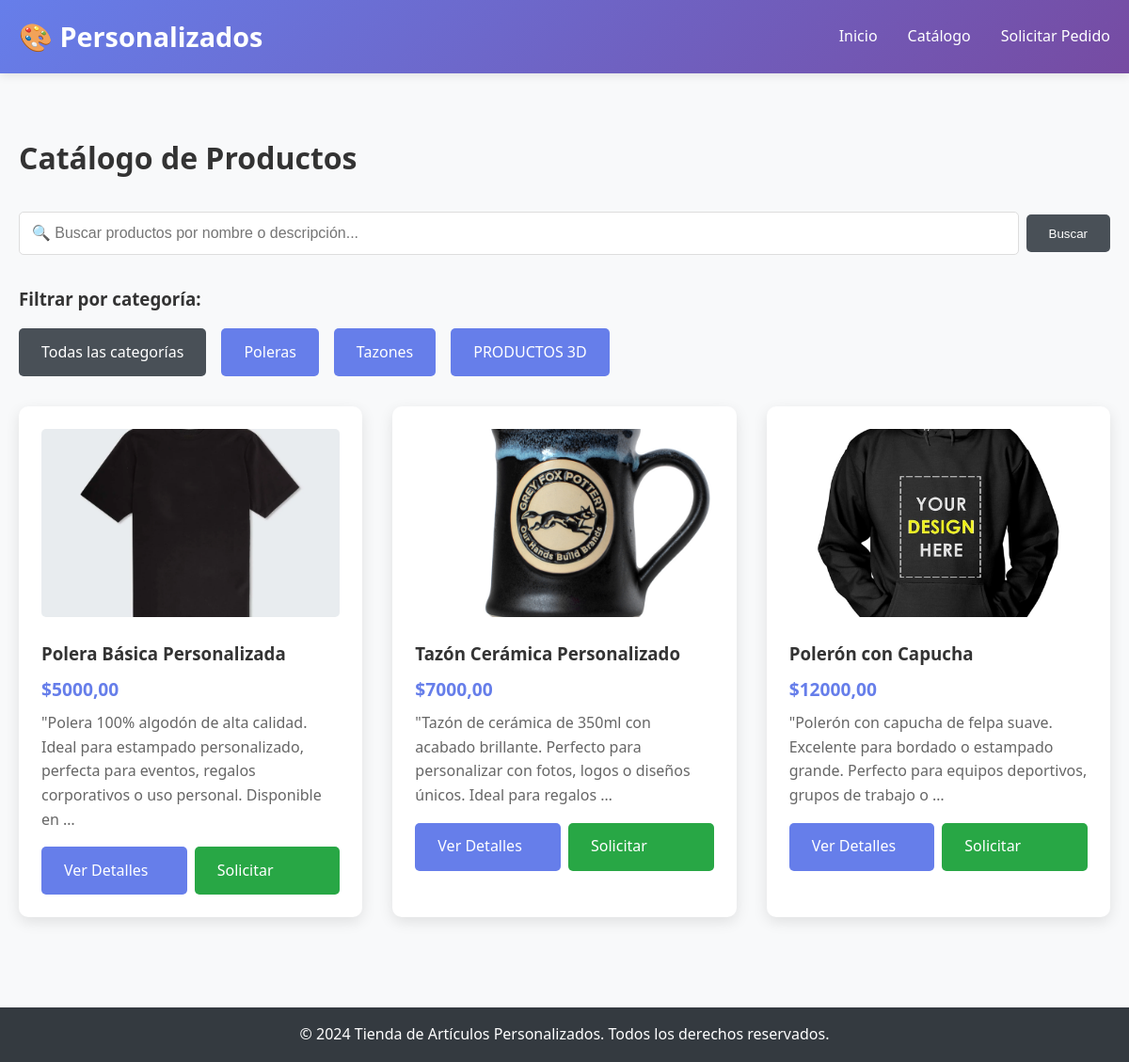
Screenshot of /catalogo/ with the database file from the repository.
### tienda/models.py (models this page shows, shortened)
class Categoria(models.Model):
    nombre = models.CharField(max_length=100)
    descripcion = models.TextField(blank=True)
    class Meta:
        verbose_name = "Categoría"
        verbose_name_plural = "Categorías"

class Producto(models.Model):
    nombre = models.CharField(max_length=200)
    descripcion = models.TextField()
    categoria = models.ForeignKey(Categoria, on_delete=models.CASCADE)
    precio_base = models.DecimalField(max_digits=10, decimal_places=2)
    activo = models.BooleanField(default=True)
    imagen_1 = models.ImageField(upload_to='productos/', blank=True, null=True)
    imagen_2 = models.ImageField(upload_to='productos/', blank=True, null=True)
    imagen_3 = models.ImageField(upload_to='productos/', blank=True, null=True)
    class Meta:
        verbose_name = "Producto"
        verbose_name_plural = "Productos"

### tienda/views.py (the view)
# urls.py: path('catalogo/', views.catalogo, name='catalogo'),
def catalogo(request):
    productos = Producto.objects.filter(activo=True)
    categoria_id = request.GET.get('categoria')
    busqueda = request.GET.get('q')
    if categoria_id:
        productos = productos.filter(categoria_id=categoria_id)
    if busqueda:
        productos = productos.filter(
            Q(nombre__icontains=busqueda) |
            Q(descripcion__icontains=busqueda)
        )
    categorias = Categoria.objects.all()
    return render(request, 'tienda/catalogo.html', {
        'productos': productos,
        'categorias': categorias,
        'categoria_actual': categoria_id,
        'busqueda': busqueda
    })

### templates/tienda/catalogo.html (shortened to what this page needs)
{% extends 'tienda/base.html' %}
{% block content %}
<h1 style="margin-bottom: 2rem;">Catálogo de Productos</h1>
<form method="get" style="margin-bottom: 2rem; display: flex; gap: 0.5rem; align-items: center;">
    <input type="text"
           name="q"
           placeholder="🔍 Buscar productos por nombre o descripción..."
           value="{{ busqueda|default:'' }}"
           style="flex: 1; padding: 0.8rem; border: 1px solid #ddd; border-radius: 5px; font-size: 1rem;">
    <button type="submit"
            class="btn"
            style="padding: 0.8rem 1.5rem; background: #495057; border: none;">
        Buscar
    </button>
</form>
<div style="margin-bottom: 2rem;">
    <h3>Filtrar por categoría:</h3>
    <div style="display: flex; gap: 1rem; flex-wrap: wrap; margin-top: 1rem;">
        <a href="{% url 'tienda:catalogo' %}{% if busqueda %}?q={{ busqueda }}{% endif %}"
           class="btn"
           style="background: {% if not categoria_actual %}#495057{% else %}#667eea{% endif %};">
            Todas las categorías
        </a>
        {% for categoria in categorias %}
        <a href="{% url 'tienda:catalogo' %}?categoria={{ categoria.id }}{% if busqueda %}&q={{ busqueda }}{% endif %}"
           class="btn"
           style="background: {% if categoria_actual == categoria.id|stringformat:'i' %}#495057{% else %}#667eea{% endif %};">
            {{ categoria.nombre }}
        </a>
        {% endfor %}
    </div>
</div>
<div class="grid grid-3">
    {% for producto in productos %}
    <div class="card">
        {% if producto.imagen_1 %}
        <img src="{{ producto.imagen_1.url }}" alt="{{ producto.nombre }}"
             style="width: 100%; height: 200px; object-fit: cover; border-radius: 5px; margin-bottom: 1rem;">
        {% endif %}
        <h3>{{ producto.nombre }}</h3>
        <p style="color: #667eea; font-weight: bold; font-size: 1.2rem; margin: 0.5rem 0;">
            ${{ producto.precio_base }}
        </p>
        <p style="color: #666; margin-bottom: 1rem;">
            {{ producto.descripcion|truncatewords:20 }}
        </p>
        <div style="display: flex; gap: 0.5rem;">
            <a href="{% url 'tienda:detalle_producto' producto.id %}" class="btn" style="flex: 1;">
                Ver Detalles
            </a>
            <a href="{% url 'tienda:solicitar_pedido' %}?producto={{ producto.id }}"
               class="btn" style="flex: 1; background: #28a745;">
                Solicitar
            </a>
        </div>
    </div>
    {% endfor %}
</div>
{% endblock %}

### templates/tienda/base.html (style rules this page uses)
* { margin: 0; padding: 0; box-sizing: border-box; }
body { font-family: 'Segoe UI', Tahoma, Geneva, Verdana, sans-serif; line-height: 1.6; color: #333; background-color: #f8f9fa; }
.btn { display: inline-block; padding: 0.8rem 1.5rem; background: #667eea; color: white; text-decoration: none; border-radius: 5px; border: none; cursor: pointer; transition: background 0.3s; }
.grid { display: grid; gap: 2rem; }
.grid-3 { grid-template-columns: repeat(auto-fit, minmax(300px, 1fr)); }
.card { background: white; border-radius: 10px; padding: 1.5rem; box-shadow: 0 5px 15px rgba(0,0,0,0.1); transition: transform 0.3s; }

### rows the page displays
Categoria: nombre "Poleras"
Categoria: nombre "Tazones"
Categoria: nombre "PRODUCTOS 3D"
Producto: imagen_1 (picture), nombre "Polera Básica Personalizada", precio_base "5000,00", descripcion "\"Polera 100% algodón de alta calidad. Ideal para estampado personalizado, perfecta para eventos, regalos corporativos o uso personal. Disponible en …"
Producto: imagen_1 (picture), nombre "Tazón Cerámica Personalizado", precio_base "7000,00", descripcion "\"Tazón de cerámica de 350ml con acabado brillante. Perfecto para personalizar con fotos, logos o diseños únicos. Ideal para regalos …"
Producto: imagen_1 (picture), nombre "Polerón con Capucha", precio_base "12000,00", descripcion "\"Polerón con capucha de felpa suave. Excelente para bordado o estampado grande. Perfecto para equipos deportivos, grupos de trabajo o …"
